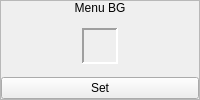
      <widget class="QFrame" name="frame_4">
       <property name="frameShape">
        <enum>QFrame::StyledPanel</enum>
       </property>
       <property name="frameShadow">
        <enum>QFrame::Raised</enum>
       </property>
       <layout class="QVBoxLayout" name="verticalLayout_7">
        <property name="spacing">
         <number>0</number>
        </property>
        <property name="margin">
         <number>0</number>
        </property>
        <item>
         <widget class="QLabel" name="label_7">
          <property name="sizePolicy">
           <sizepolicy hsizetype="Preferred" vsizetype="Fixed">
            <horstretch>0</horstretch>
            <verstretch>0</verstretch>
           </sizepolicy>
          </property>
          <property name="text">
           <string>Menu BG</string>
          </property>
          <property name="alignment">
           <set>Qt::AlignCenter</set>
          </property>
         </widget>
        </item>
        <item>
         <widget class="QWidget" name="widget_6" native="true">
          <layout class="QVBoxLayout" name="verticalLayout_8">
           <property name="spacing">
            <number>0</number>
           </property>
           <property name="margin">
            <number>0</number>
           </property>
           <item>
            <widget class="QWidget" name="widget_7" native="true">
             <layout class="QHBoxLayout" name="horizontalLayout_3">
              <property name="spacing">
               <number>0</number>
              </property>
              <property name="margin">
               <number>3</number>
              </property>
              <item>
               <widget class="QWidget" name="widget_17" native="true"/>
              </item>
              <item>
               <widget class="QLabel" name="lblMenuBG">
                <property name="minimumSize">
                 <size>
                  <width>36</width>
                  <height>36</height>
                 </size>
                </property>
                <property name="maximumSize">
                 <size>
                  <width>36</width>
                  <height>36</height>
                 </size>
                </property>
                <property name="frameShape">
                 <enum>QFrame::Panel</enum>
                </property>
                <property name="frameShadow">
                 <enum>QFrame::Sunken</enum>
                </property>
                <property name="lineWidth">
                 <number>2</number>
                </property>
                <property name="text">
                 <string/>
                </property>
               </widget>
              </item>
              <item>
               <widget class="QWidget" name="widget_18" native="true"/>
              </item>
             </layout>
            </widget>
           </item>
           <item>
            <widget class="QPushButton" name="bSetMenuBG">
             <property name="text">
              <string>Set</string>
             </property>
            </widget>
           </item>
          </layout>
         </widget>
        </item>
       </layout>
      </widget>
